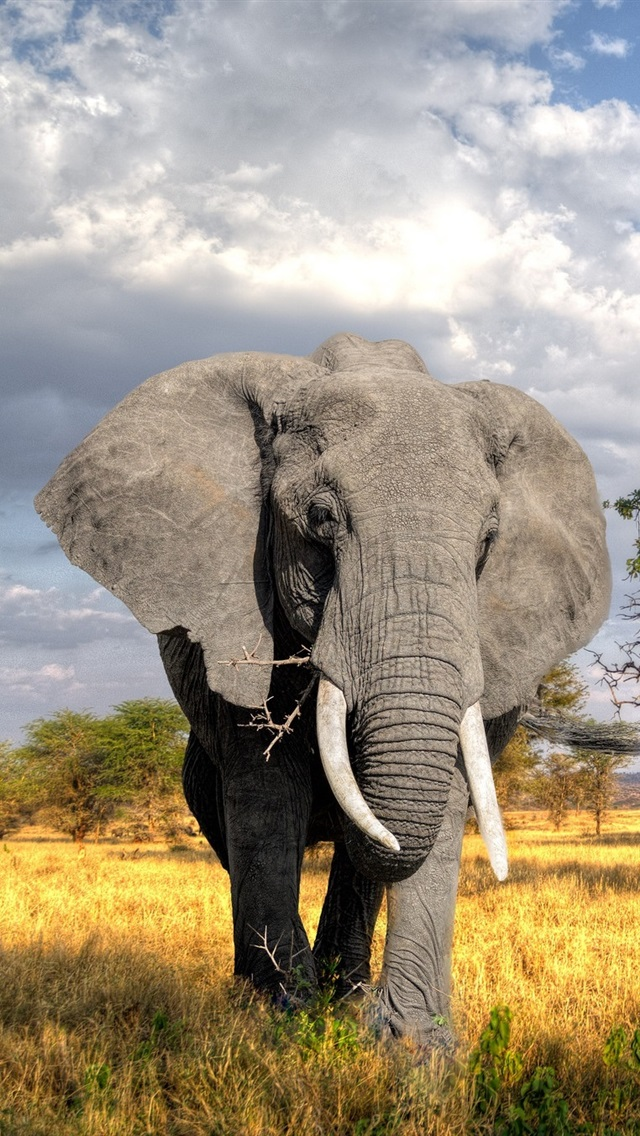
#> input picture DC_Service/niude.jpg, 640 x 1136 px
$ python 11111.py
#> lines starting #> are read from the running program, lines starting #| are printed output that depends on the picture; after the words box and inside, x2 and y2 are one past the last pixel; in counts of white or black regions, pixels touching at a corner belong together
import cv2
import numpy as np
# 读取一张斯里兰卡拍摄的大象照片
img = cv2.imread('niude.jpg')
#> img is the input picture: shape (1136, 640, 3); mean B, G, R 128.6, 148.5, 159.7

# 沿着横纵轴放大1.6倍，然后平移(-150,-240)，最后沿原图大小截取，等效于裁剪并放大
M_crop_elephant = np.array([
    [0.9, 0, -150],
    [0, 1.2, -240]
], dtype=np.float32)

img_elephant = cv2.warpAffine(img, M_crop_elephant, (400, 600))
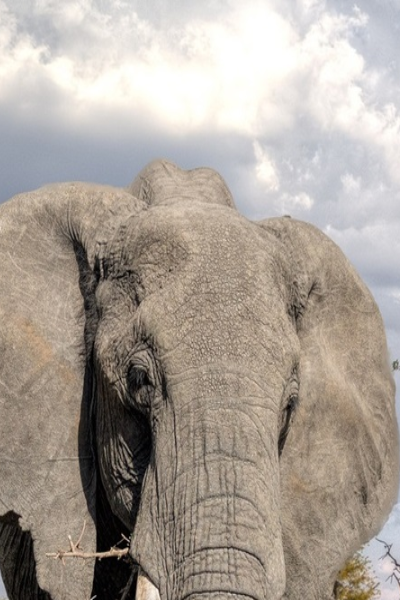
#> img_elephant: shape (600, 400, 3); mean B, G, R 152.7, 161.8, 171.2
cv2.imwrite('lanka_elephant.jpg', img_elephant)
cv2.imwrite("niude2.jpg",img,[cv2.IMWRITE_JPEG_QUALITY,100])

# x轴的剪切
theta = 15 * np.pi / 180
M_shear = np.array([
    [1, np.tan(theta), 0],
    [0, 1, 0]
], dtype=np.float32)

img_sheared = cv2.warpAffine(img, M_shear, (400, 600))
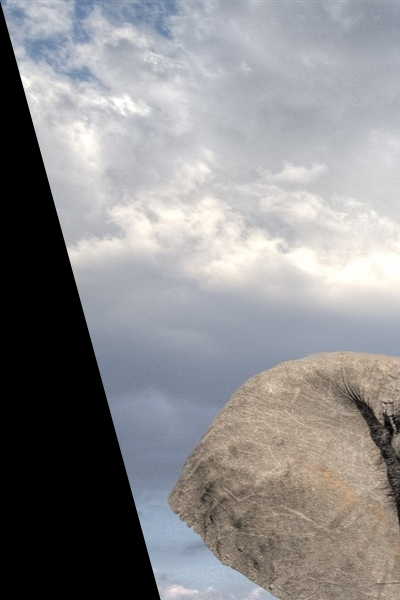
#> img_sheared: shape (600, 400, 3); mean B, G, R 140.9, 139.5, 140.3
cv2.imwrite('lanka_safari_sheared.jpg', img_sheared)

# 顺时针旋转，角度15°
M_rotate = np.array([
    [np.cos(theta), -np.sin(theta), 0],
    [np.sin(theta), np.cos(theta), 0]
], dtype=np.float32)

img_rotated = cv2.warpAffine(img, M_rotate, (400, 600))
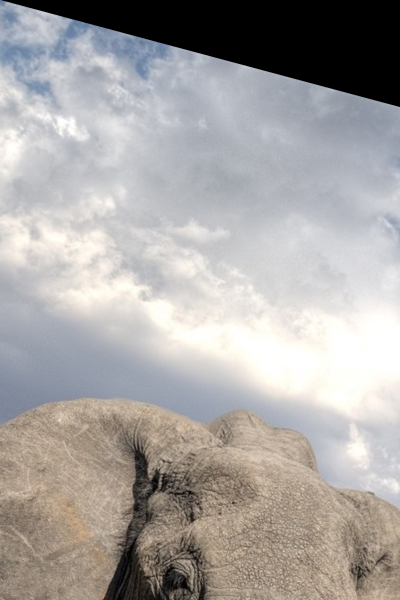
#> img_rotated: shape (600, 400, 3); mean B, G, R 162.9, 164.7, 168.1
cv2.imwrite('lanka_safari_rotated.jpg', img_rotated)

# 某种变换，具体旋转+缩放+旋转组合可以通过SVD分解理解
M = np.array([
    [1, 1.5, -400],
    [0.5, 2, -100]
], dtype=np.float32)

img_transformed = cv2.warpAffine(img, M, (400, 600))
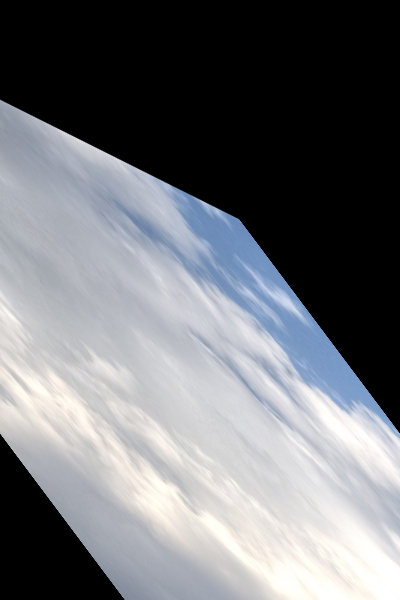
#> img_transformed: shape (600, 400, 3); mean B, G, R 119.2, 115, 113
cv2.imwrite('lanka_safari_transformed.jpg', img_transformed)


def ma():
    import cv2

    image = cv2.imread('zhu.jpg')
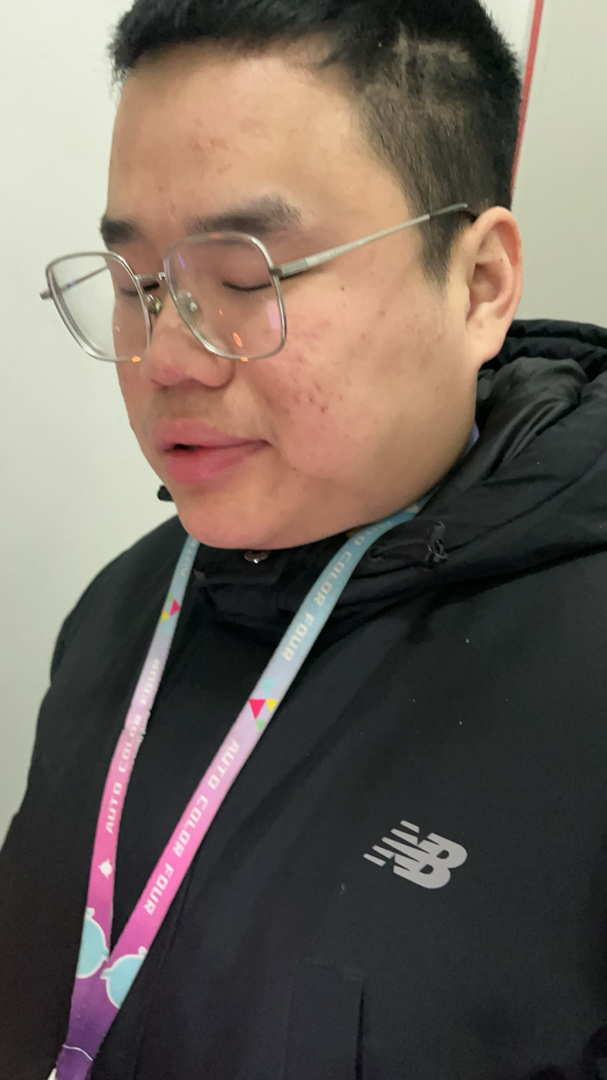
#> input picture DC_Service/zhu.jpg, 607 x 1080 px
#> image is the input picture: shape (1080, 607, 3); mean B, G, R 89.5, 98.2, 109.1
    image1_1 = cv2.cvtColor(image, cv2.COLOR_BGR2GRAY)
    h, w = image1_1.shape
#> h = 1080; w = 607
    image1_2 = image1_1.copy()
    for i in range(h):
        for j in range(w):
            # image1_2[i, j] = 255 - image1_2[i, j]  # 黑字白底
            image1_2[i, j] = image1_2[i, j] - 255  # 白字黑底

    ret, image2 = cv2.threshold(image1_2, 100, 255, cv2.THRESH_BINARY)
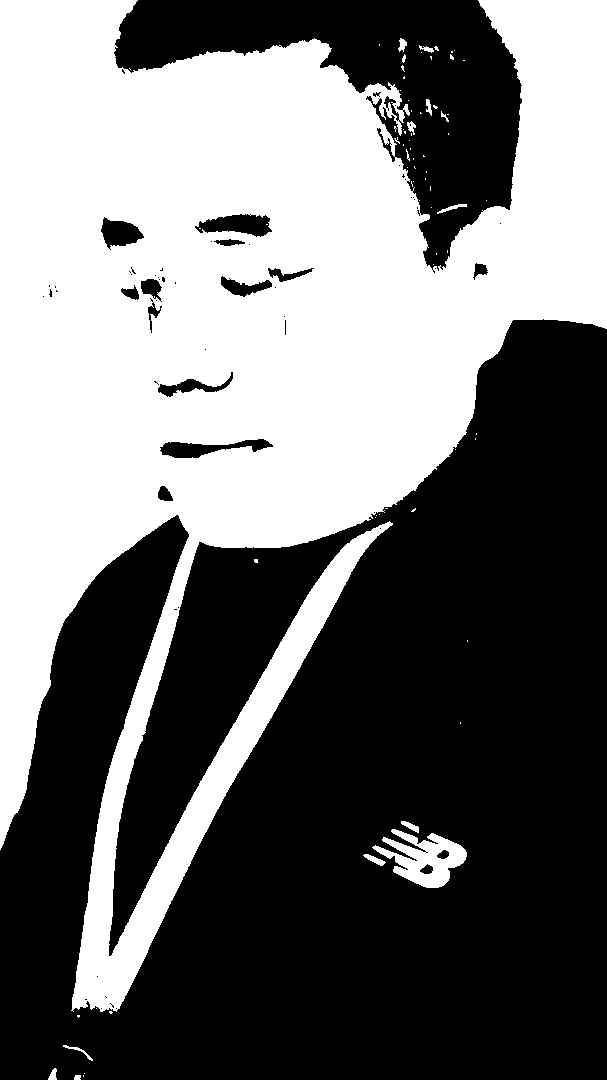
#> image2: shape (1080, 607); 44.4% white; 74 white regions (60 under 20 px), largest, box (x1, y1, x2, y2) and area: (0, 0, 607, 1012) 287133, (372, 829, 467, 888) 2768, (363, 854, 386, 866) 114

    # 定义马赛克大小（每个正方形区域）
    mosaic_size = (10, 10)

    # 获取图像的高度、宽度和通道数
    height, width, channels = image.shape
#> height = 1080; width = 607; channels = 3

    # 计算需要分成多少个马赛克单元格
    num_rows = height // mosaic_size[0] + 1
#> num_rows = 109
    num_cols = width // mosaic_size[1] + 1
#> num_cols = 61

    # 创建新的空白图像，与原始图像相同大小
    output_image = np.zeros((height, width, channels), dtype=np.uint8)

    # 遍历所有的马赛克单元格并将其合并为一个平均值
    for row in range(num_rows):
        for col in range(num_cols):
            # 确定当前马赛克单元格的左上角和右下角位置
            start_row = row * mosaic_size[0]
            end_row = min((row+1)*mosaic_size[0], height)

            start_col = col * mosaic_size[1]
            end_col = min((col+1)*mosaic_size[1], width)

            # 提取当前马赛克单元格内的像素
            cell_pixels = image[start_row:end_row, start_col:end_col].reshape(-1, channels).astype(float)

            # 计算该马赛克单元格内像素的平均值
            average_color = np.mean(cell_pixels, axis=0)

            # 设置输出图像中对应位置的像素值为平均色调
            output_image[start_row:end_row, start_col:end_col] = average_color.astype(int)
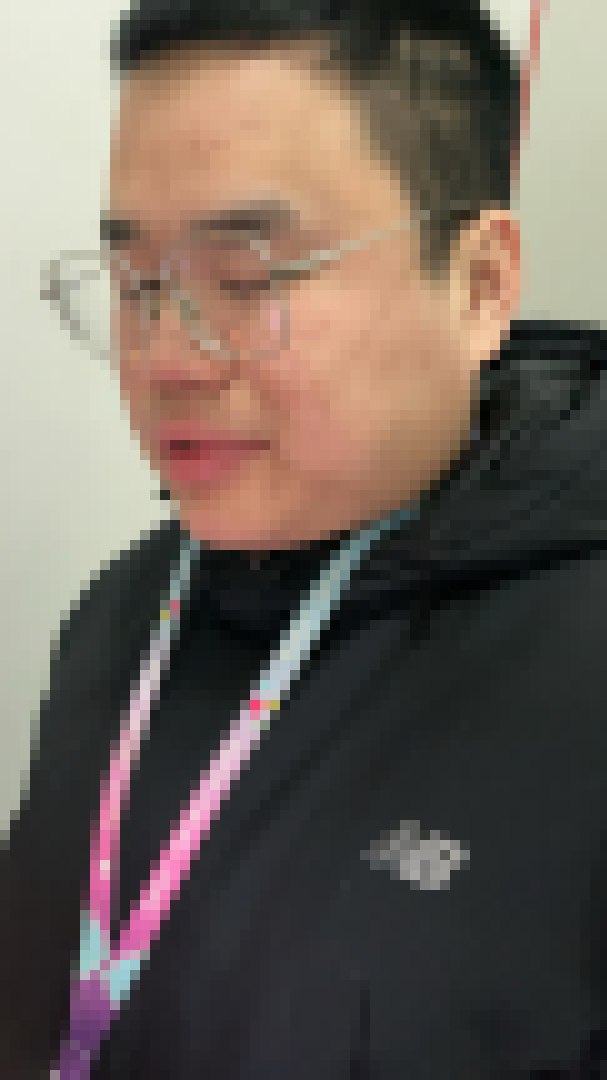
#> output_image: shape (1080, 607, 3); mean B, G, R 89, 97.7, 108.6

    # 保存结果图像
    cv2.imwrite('output_image.jpg', output_image)
    cv2.imwrite("zhu1.jpg",image,[cv2.IMWRITE_JPEG_LUMA_QUALITY,100, cv2.IMWRITE_JPEG_QUALITY,100])
    cv2.imwrite("a.jpg", image2)


if __name__ == '__main__':
    ma()
